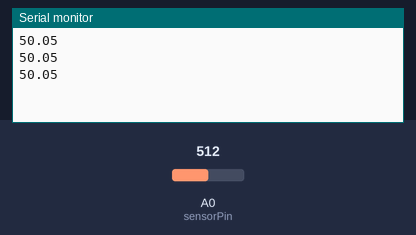
The sketch below on a simulated Arduino Uno, built with avr-gcc and run on an emulated ATmega328P. Shown: the last lines printed to the serial monitor. Inputs (shaded band) come from the test bench; at power-on: A0 (sensorPin) = 512.

Above: at 1.3 s.
1.4 s: A0 (sensorPin) set to 716
At 1.9 s:
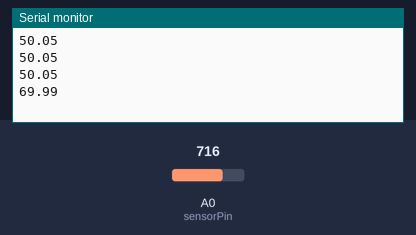
2.9 s: A0 (sensorPin) set to 900
At 3.4 s:
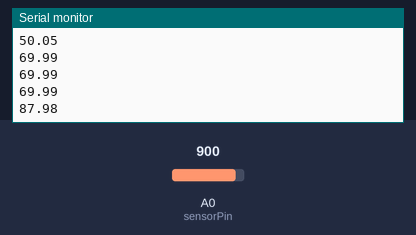
Timing chart, 0 to 5.9 s (numbered marks = the images above; inputs shaded):
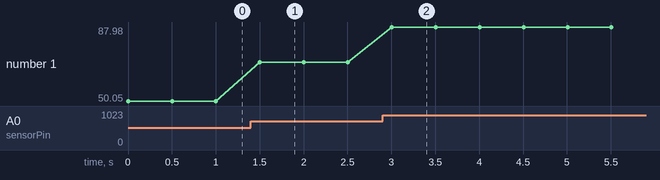

Measured:
- after the input at 1.4 s, the serial monitor: prints a new line after 0.10 s (image 1)
- after the input at 2.9 s, the serial monitor: prints a new line after 0.10 s (image 2)
- plotted number 1: 50.05 → 69.99 after the input at 1.4 s, 69.99 → 87.98 after the input at 2.9 s

The sketch:

PresencaAgua.ino
```cpp
// Arduino - Sensor de água na porta A0
const int sensorPin = A0;

void setup() {
  // put your setup code here, to run once:
  Serial.begin(9600);
}

void loop() {
  // put your main code here, to run repeatedly:
  int leitura = analogRead(sensorPin);  // valor entre 0 e 1023
  float percentual = (leitura / 1023.0) * 100.0;

  Serial.println(percentual);  // envia percentual para o PC
  delay(500);                  // meio segundo entre leituras
}
```
